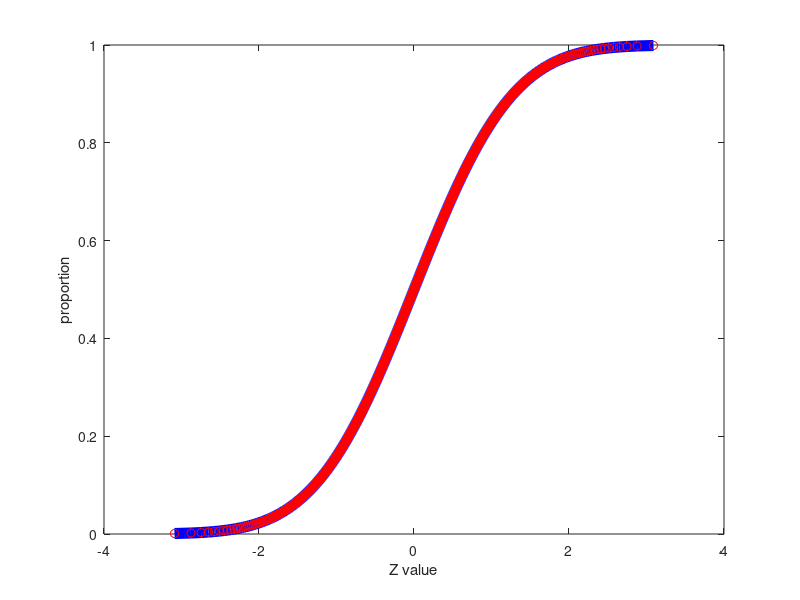
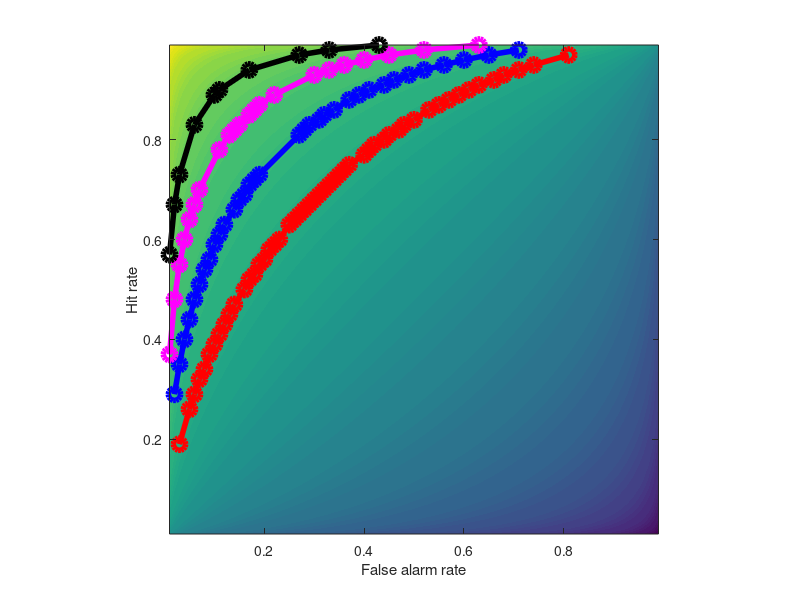
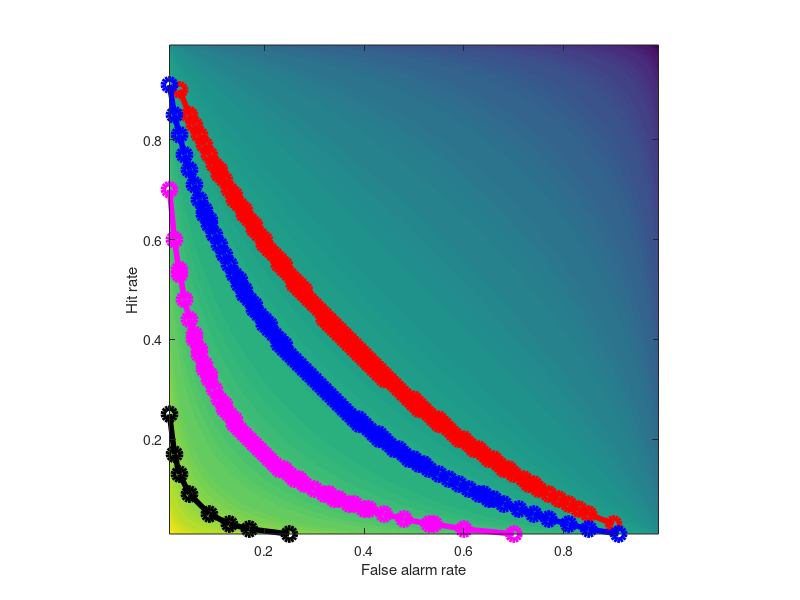
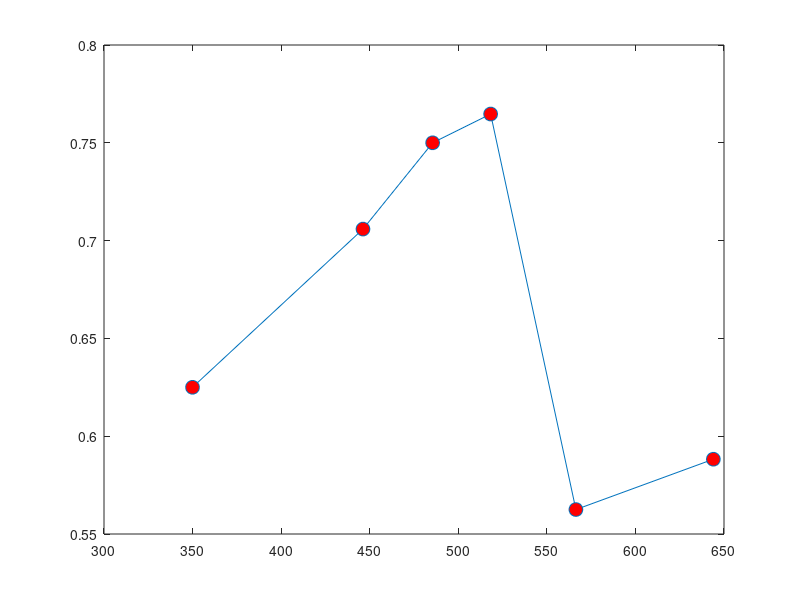

Write the MATLAB code that produced these figures, in order.
%% Matlab for Brain and Cognitive Scientists
% Matlab code for Chapter 14
% Mike X Cohen
% 
% This code accompanies the book 
%      "Matlab for Brain and Cognitive Scientists" (MIT Press, 2017).
% Using the code without following the book may lead to confusion, 
% incorrect data analyses, and misinterpretations of results. 
% Mike X Cohen assumes no responsibility for incorrect use of this code. 

%% d'

% step 1
hitP = 22/30;
faP  =  3/30;

% step 2
hitZ = norminv(hitP);
faZ  = norminv(faP);

% step 3
dPrime = hitZ-faZ;

%% aside on norminv

x = 0:.001:1;

p1 = norminv(x); % with stats toolbox
p2 = -sqrt(2).*erfcinv(2*x); % without stats toolbox, also works in Octave

figure(1), clf
plot(p1,x,'b','linew',8), hold on
plot(p2,x,'ro')
xlabel('Z value'), ylabel('proportion')

%% 2D d' space

% convert counts to probabilities
x  = .01:.01:.99;

dp = bsxfun(@minus,norminv(x)',norminv(x));

% show the 2D d' space
figure(2), clf
contourf(x,x,dp,80,'linecolor','none')
xlabel('False alarm rate')
ylabel('Hit rate')
hold on % we'll plot lines on top
axis square

% colors for isosensitivity curves
colorz = 'rbmk';

% the d' values
dp2plot = [1 1.5 2 2.5];
tol = .01;

for dpi=1:length(dp2plot)
    
    % find points
    idx = find(dp>dp2plot(dpi)-tol & dp<dp2plot(dpi)+tol);
    
    % and plot isosensitivity curves
    [yi,xi] = ind2sub(size(dp),idx);
    plot(x(xi),x(yi),[ colorz(dpi) 'o-' ],'linew',4,'markersize',9)
end

%% response bias

% step 1
hitP = 22/30;
faP  =  3/30;

% step 2
hitZ = norminv(hitP);
faZ  = norminv(faP);

% step 3
dPrime = hitZ-faZ;
respBias = -(hitZ+faZ)/2;

%% 2D bias space

% convert counts to probabilities
rb = -bsxfun(@plus,norminv(x)',norminv(x))/2;


figure(3), clf
contourf(x,x,rb,80,'linecolor','none')
xlabel('False alarm rate')
ylabel('Hit rate')
hold on
axis square


colorz = 'rbmk';

rb2plot = [.3 .5 .9 1.5];
tol = .01;

for dpi=1:length(rb2plot)
    
    % find points
    idx = find(rb>rb2plot(dpi)-tol & rb<rb2plot(dpi)+tol);
    
    % and plot isosensitivity curves
    [yi,xi] = ind2sub(size(rb),idx);
    plot(x(xi),x(yi),[ colorz(dpi) 'o-' ],'linew',4,'markersize',9)
end

%% discretization

% define parameters
ntrials = 100;
nbins   = 7;

% create random data
d = [500+100*randn(ntrials,1) rand(ntrials,1)>.3];
d = sortrows(d,1);

% discretization based on n bins
binidx = ceil(linspace(0,nbins-1,length(d)));
discdata = zeros(2,nbins);

for i=1:nbins
    discdata(1,i) = mean(d(binidx==i,1));
    discdata(2,i) = mean(d(binidx==i,2));
end

% and plot.
figure(4), clf
plot(discdata(1,:),discdata(2,:),'o-','markerfacecolor','r','markersize',10)

%% discretization using tiedrank

% more random data
d = [500+100*randn(ntrials,1) rand(ntrials,1)>.3];

% procedure in separate steps
temp  = tiedrank(d(:,1))/ntrials; % tiedrank is not in default Octave, but you can find it online
temp  = nbins*temp;
drank = ceil( temp );

% can also be done in one line
drank = ceil( nbins*tiedrank(d(:,1))/ntrials );

%% CAFs with real data

load behavioralDataRK.mat

% number of discretizations
nbins = 12;

% and now discretize
drank = ceil( nbins*tiedrank(beh(:,2))/length(beh) );

% initialize and compute
caf = zeros(nbins,2);
for i=1:nbins
    caf(i,1) = mean(beh(drank==i,2));
    caf(i,2) = mean(beh(drank==i,1));
end

% and plot
figure(5), clf
plot(caf(:,1),caf(:,2),'o-','markerfacecolor','r','markersize',10)
xlabel('Average RT')
ylabel('Average accuracy')

%% end
